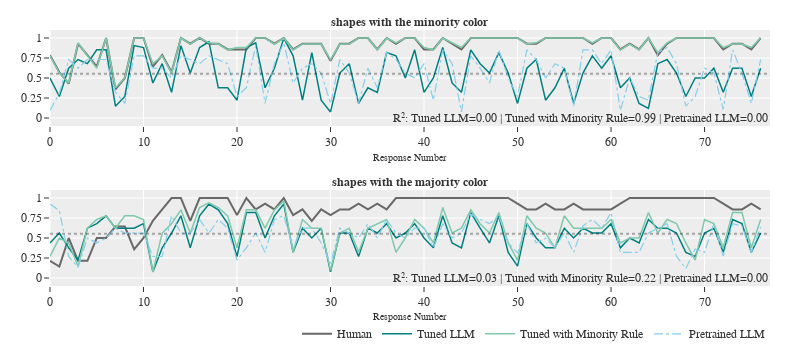

Source (notebook cell):
### Code cell
pretty_name_E4 = {
                # 'Tuned112-7B': 'Tuned on 112 Rules', 
                  'Tuned112-7B': 'Tuned LLM', 
                    'Tuned92-7B': 'Tuned LLM', 
                    'Tuned92-7B-Special': 'Tuned with Minority Rule', 
                    'Pretrained-7B': 'Pretrained LLM'}

fig = plot_trajectory_graphs(concepts=[
                            ['hg201', 'hg200'],
                            # primitives_or,
                            # SUBSETS['tuned92-heldout']
                            # SUBSETS['fol']
                            # ['hg96', 'hg63']
                            # ['hg45', 'hg68']
                            # ['hg03', 'hg04', 'hg18', 'hg19', 'hg20', 'hg24', 'hg09']
                            # ['hg84', 'hg89', 'hg08', 'hg103', 'hg75']
                            # make_rule_threes(data_files['Pretrained-7B'], 
                            #     search_within_concepts=SUBSETS['tuned112']
                            # )
                            # find_biggest_diff(data_files['PTG16'], data_files['Tuned112-7B'], 
                            #     search_within_concepts=SUBSETS['boolean'])
                            # find_biggest_diff(data_files['Pretrained-7B'], data_files['Tuned112-7B'], 
                            #     metric = lambda x: x['macc'],
                                # search_within_concepts=SUBSETS['fol']
                                # )
                            # find_biggest_diff(data_files['Pretrained-7B'], data_files['Tuned112-7B'], 
                            #     search_within_concepts=SUBSETS['fol'])
                            ][0],
                        sources={k: data_files[k] for k in 
                            ['Tuned92-7B', 'Tuned92-7B-Special', 'Pretrained-7B']
                        },
                        num_cols=1,
                        width_per_col=300,
                        color_dash_dict=color_and_dash,
                        pretty_name_dict=pretty_name_E4,
                        # pretty_name_dict=pretty_name,
                        height_per_row=180,
                        readable_names=True,
                        end_early=1000)

fig.add_annotation(text='Response Number', xref='x domain', yref='paper', x=0.5, y=0.5, showarrow=False, font_size=10, font_family='times new roman')
fig.add_annotation(text='Accuracy', xref='x domain', yref='paper', x=-0.12, y=0.9, showarrow=False, font_size=10, font_family='times new roman', textangle=-90)
fig.add_annotation(text='Response Number', xref='x domain', yref='paper', x=0.5, y=-0.15, showarrow=False, font_size=10, font_family='times new roman')
fig.add_annotation(text='Accuracy', xref='x domain', yref='paper', x=-0.12, y=0.1, showarrow=False, font_size=10, font_family='times new roman', textangle=-90)
fig.update_layout(legend=dict(orientation="h", itemwidth=30, yanchor="top", y=-0.13,
        xanchor="right",
        x=1, font={'family': 'times_new_roman'}))

fig.update_traces({'line': {'width': 0.8, 'dash': 'dashdot'}}, selector=lambda x: x['legendgroup'] == 'PTG16')
fig.update_traces({'line': {'width': 1.2}}, selector=lambda x: x['legendgroup'] == 'Pretrained-7B')
fig.update_layout(width=800, showlegend=True)
fig.show()
fig.write_image('./analysis/fig/e4_tuned_minorityrule.pdf')

### Figure 1 — Plotly figure (JSON) as saved in the notebook; plotly's stock layout.template omitted (floating-point values rounded to 4 significant figures)
{"data": [{"legendgroup": "1", "line": {"color": "rgb(105,105,105)"}, "name": "Human", "showlegend": true, "type": "scatter", "x": [0, 1, 2, 3, 4, 5, 6, 7, 8, 9, 10, 11, 12, 13, 14, 15, 16, 17, 18, 19, 20, 21, 22, 23, 24, 25, 26, 27, 28, 29, 30, 31, 32, 33, 34, 35, 36, 37, 38, 39, 40, 41, 42, 43, 44, 45, 46, 47, 48, 49, 50, 51, 52, 53, 54, 55, 56, 57, 58, 59, 60, 61, 62, 63, 64, 65, 66, 67, 68, 69, 70, 71, 72, 73, 74, 75, 76], "xaxis": "x", "y": [0.7857, 0.5714, 0.4286, 0.9286, 0.7857, 0.6429, 1, 0.3571, 0.5, 1, 1, 0.6429, 0.7857, 0.5714, 1, 0.9286, 1, 0.9286, 0.9286, 0.8571, 0.8571, 0.8571, 1, 1, 0.9286, 1, 0.8571, 0.9286, 0.9286, 0.9286, 0.7143, 0.9286, 0.9286, 1, 1, 0.8571, 1, 0.9286, 1, 1, 0.8571, 0.8571, 1, 0.9286, 0.8571, 1, 1, 1, 1, 1, 1, 0.9286, 0.9286, 1, 1, 1, 1, 1, 0.9286, 1, 1, 0.8571, 0.9286, 0.8571, 1, 0.7857, 0.9286, 1, 1, 1, 1, 1, 0.8571, 0.9286, 0.9286, 0.8571, 1], "yaxis": "y"}, {"legendgroup": "Tuned92-7B", "line": {"color": "teal", "dash": "solid", "width": 1.5}, "name": "Tuned LLM", "showlegend": true, "type": "scatter", "x": [0, 1, 2, 3, 4, 5, 6, 7, 8, 9, 10, 11, 12, 13, 14, 15, 16, 17, 18, 19, 20, 21, 22, 23, 24, 25, 26, 27, 28, 29, 30, 31, 32, 33, 34, 35, 36, 37, 38, 39, 40, 41, 42, 43, 44, 45, 46, 47, 48, 49, 50, 51, 52, 53, 54, 55, 56, 57, 58, 59, 60, 61, 62, 63, 64, 65, 66, 67, 68, 69, 70, 71, 72, 73, 74, 75, 76], "xaxis": "x", "y": [0.5, 0.2689, 0.6225, 0.7311, 0.6792, 0.852, 0.852, 0.148, 0.2689, 0.9047, 0.8808, 0.4378, 0.6792, 0.3208, 0.9047, 0.5622, 0.8808, 0.9526, 0.3775, 0.3775, 0.2227, 0.8808, 0.9399, 0.3775, 0.6225, 0.9981, 0.7773, 0.2227, 0.8176, 0.2227, 0.07586, 0.5622, 0.6792, 0.1824, 0.3775, 0.3208, 0.8176, 0.7773, 0.5, 0.852, 0.3208, 0.5, 0.8808, 0.4378, 0.3208, 0.852, 0.6792, 0.5622, 0.8176, 0.5622, 0.1824, 0.6225, 0.7311, 0.2227, 0.3775, 0.6225, 0.1824, 0.5622, 0.7773, 0.6225, 0.7773, 0.3775, 0.5, 0.1824, 0.1192, 0.6792, 0.7311, 0.5622, 0.2689, 0.5, 0.5, 0.6225, 0.3208, 0.6225, 0.6225, 0.2689, 0.6225], "yaxis": "y"}, {"legendgroup": "Tuned92-7B-Special", "line": {"color": "rgb(127, 201, 170)", "dash": "solid", "width": 1.5}, "name": "Tuned with Minority Rule", "showlegend": true, "type": "scatter", "x": [0, 1, 2, 3, 4, 5, 6, 7, 8, 9, 10, 11, 12, 13, 14, 15, 16, 17, 18, 19, 20, 21, 22, 23, 24, 25, 26, 27, 28, 29, 30, 31, 32, 33, 34, 35, 36, 37, 38, 39, 40, 41, 42, 43, 44, 45, 46, 47, 48, 49, 50, 51, 52, 53, 54, 55, 56, 57, 58, 59, 60, 61, 62, 63, 64, 65, 66, 67, 68, 69, 70, 71, 72, 73, 74, 75, 76], "xaxis": "x", "y": [0.7773, 0.5622, 0.4378, 0.9399, 0.7773, 0.6225, 0.9999, 0.3775, 0.5, 1.0, 1.0, 0.6792, 0.7773, 0.5622, 1.0, 0.9241, 1.0, 0.9399, 0.9241, 0.852, 0.8808, 0.8808, 1.0, 0.9999, 0.9241, 1.0, 0.852, 0.9241, 0.9241, 0.9241, 0.7311, 0.9241, 0.9241, 0.9999, 0.9998, 0.852, 1.0, 0.9399, 1.0, 1.0, 0.8808, 0.852, 1.0, 0.9399, 0.8808, 1.0, 0.9999, 0.9999, 1.0, 0.9999, 0.9998, 0.9241, 0.9399, 0.9999, 1.0, 1.0, 0.9999, 1.0, 0.9399, 1.0, 1.0, 0.852, 0.9241, 0.852, 0.9998, 0.8176, 0.9399, 0.9999, 0.9998, 0.9998, 1.0, 1.0, 0.8808, 0.9241, 0.9241, 0.8808, 1.0], "yaxis": "y"}, {"legendgroup": "Pretrained-7B", "line": {"color": "skyblue", "dash": "dashdot", "width": 1.2}, "name": "Pretrained LLM", "showlegend": true, "type": "scatter", "x": [0, 1, 2, 3, 4, 5, 6, 7, 8, 9, 10, 11, 12, 13, 14, 15, 16, 17, 18, 19, 20, 21, 22, 23, 24, 25, 26, 27, 28, 29, 30, 31, 32, 33, 34, 35, 36, 37, 38, 39, 40, 41, 42, 43, 44, 45, 46, 47, 48, 49, 50, 51, 52, 53, 54, 55, 56, 57, 58, 59, 60, 61, 62, 63, 64, 65, 66, 67, 68, 69, 70, 71, 72, 73, 74, 75, 76], "xaxis": "x", "y": [0.09535, 0.3074, 0.7311, 0.6225, 0.7311, 0.7311, 0.7311, 0.3208, 0.1824, 0.7773, 0.7773, 0.6225, 0.6225, 0.5, 0.7773, 0.7311, 0.6792, 0.7773, 0.7311, 0.6792, 0.2689, 0.3775, 0.9047, 0.1824, 0.6792, 0.9399, 0.4378, 0.6225, 0.6792, 0.5622, 0.1824, 0.7311, 0.5622, 0.1824, 0.6225, 0.3775, 0.8176, 0.7311, 0.5622, 0.5, 0.6792, 0.2227, 0.852, 0.6792, 0.07586, 0.7773, 0.6225, 0.4378, 0.852, 0.5, 0.2689, 0.852, 0.7311, 0.5, 0.6792, 0.6225, 0.148, 0.852, 0.852, 0.6792, 0.852, 0.09535, 0.5, 0.2689, 0.2227, 0.8176, 0.8808, 0.6792, 0.148, 0.2689, 0.6225, 0.5622, 0.1067, 0.852, 0.5622, 0.1824, 0.7311], "yaxis": "y"}, {"legendgroup": "1", "line": {"color": "rgb(105,105,105)"}, "name": "Human", "showlegend": false, "type": "scatter", "x": [0, 1, 2, 3, 4, 5, 6, 7, 8, 9, 10, 11, 12, 13, 14, 15, 16, 17, 18, 19, 20, 21, 22, 23, 24, 25, 26, 27, 28, 29, 30, 31, 32, 33, 34, 35, 36, 37, 38, 39, 40, 41, 42, 43, 44, 45, 46, 47, 48, 49, 50, 51, 52, 53, 54, 55, 56, 57, 58, 59, 60, 61, 62, 63, 64, 65, 66, 67, 68, 69, 70, 71, 72, 73, 74, 75, 76], "xaxis": "x2", "y": [0.2143, 0.1429, 0.5, 0.2143, 0.2143, 0.5, 0.5, 0.6429, 0.6429, 0.3571, 0.5, 0.7143, 0.8571, 1, 1, 0.7143, 1, 1, 1, 1, 0.7857, 1, 0.8571, 0.9286, 0.8571, 1, 0.7857, 0.8571, 0.7143, 0.8571, 0.7857, 0.8571, 0.8571, 0.9286, 0.8571, 0.9286, 0.8571, 1, 1, 1, 1, 1, 1, 1, 1, 1, 1, 1, 1, 1, 0.9286, 0.8571, 0.8571, 0.9286, 0.8571, 0.8571, 0.9286, 0.8571, 0.8571, 0.8571, 0.8571, 0.9286, 1, 1, 1, 1, 1, 1, 1, 1, 1, 1, 0.9286, 0.8571, 0.8571, 0.9286, 0.8571], "yaxis": "y2"}, {"legendgroup": "Tuned92-7B", "line": {"color": "teal", "dash": "solid", "width": 1.5}, "name": "Tuned LLM", "showlegend": false, "type": "scatter", "x": [0, 1, 2, 3, 4, 5, 6, 7, 8, 9, 10, 11, 12, 13, 14, 15, 16, 17, 18, 19, 20, 21, 22, 23, 24, 25, 26, 27, 28, 29, 30, 31, 32, 33, 34, 35, 36, 37, 38, 39, 40, 41, 42, 43, 44, 45, 46, 47, 48, 49, 50, 51, 52, 53, 54, 55, 56, 57, 58, 59, 60, 61, 62, 63, 64, 65, 66, 67, 68, 69, 70, 71, 72, 73, 74, 75, 76], "xaxis": "x2", "y": [0.4378, 0.5622, 0.3775, 0.2227, 0.6225, 0.6792, 0.7773, 0.6225, 0.6225, 0.6225, 0.6792, 0.07586, 0.3775, 0.5622, 0.7773, 0.3775, 0.7773, 0.9241, 0.852, 0.6792, 0.2689, 0.8176, 0.8176, 0.5, 0.7773, 0.9241, 0.3208, 0.6225, 0.5, 0.6225, 0.07586, 0.5622, 0.5622, 0.2689, 0.6225, 0.5622, 0.6792, 0.5, 0.5622, 0.6792, 0.5, 0.3775, 0.7773, 0.4378, 0.3775, 0.8176, 0.6225, 0.4378, 0.7773, 0.3208, 0.148, 0.6792, 0.5, 0.3775, 0.3775, 0.6225, 0.5, 0.6225, 0.5622, 0.5622, 0.6792, 0.3775, 0.5, 0.4378, 0.7311, 0.6225, 0.6225, 0.5622, 0.3208, 0.2689, 0.5622, 0.6225, 0.3208, 0.7311, 0.6792, 0.3208, 0.5622], "yaxis": "y2"}, {"legendgroup": "Tuned92-7B-Special", "line": {"color": "rgb(127, 201, 170)", "dash": "solid", "width": 1.5}, "name": "Tuned with Minority Rule", "showlegend": false, "type": "scatter", "x": [0, 1, 2, 3, 4, 5, 6, 7, 8, 9, 10, 11, 12, 13, 14, 15, 16, 17, 18, 19, 20, 21, 22, 23, 24, 25, 26, 27, 28, 29, 30, 31, 32, 33, 34, 35, 36, 37, 38, 39, 40, 41, 42, 43, 44, 45, 46, 47, 48, 49, 50, 51, 52, 53, 54, 55, 56, 57, 58, 59, 60, 61, 62, 63, 64, 65, 66, 67, 68, 69, 70, 71, 72, 73, 74, 75, 76], "xaxis": "x2", "y": [0.2689, 0.5, 0.4378, 0.148, 0.6225, 0.7311, 0.7773, 0.6225, 0.7773, 0.7773, 0.7311, 0.07586, 0.5622, 0.6792, 0.852, 0.5622, 0.8808, 0.9399, 0.8808, 0.7773, 0.3775, 0.852, 0.852, 0.6225, 0.852, 0.9627, 0.3208, 0.7311, 0.6225, 0.6225, 0.09535, 0.5622, 0.6225, 0.3208, 0.6225, 0.6792, 0.7311, 0.3208, 0.5, 0.7311, 0.6225, 0.4378, 0.8808, 0.5622, 0.6225, 0.852, 0.6792, 0.5622, 0.8176, 0.4378, 0.2227, 0.7773, 0.6225, 0.5622, 0.3775, 0.7773, 0.6225, 0.6225, 0.6225, 0.6225, 0.7311, 0.4378, 0.5, 0.5, 0.8176, 0.5622, 0.7311, 0.6792, 0.4378, 0.2227, 0.7311, 0.6792, 0.3775, 0.8176, 0.8176, 0.3775, 0.7311], "yaxis": "y2"}, {"legendgroup": "Pretrained-7B", "line": {"color": "skyblue", "dash": "dashdot", "width": 1.2}, "name": "Pretrained LLM", "showlegend": false, "type": "scatter", "x": [0, 1, 2, 3, 4, 5, 6, 7, 8, 9, 10, 11, 12, 13, 14, 15, 16, 17, 18, 19, 20, 21, 22, 23, 24, 25, 26, 27, 28, 29, 30, 31, 32, 33, 34, 35, 36, 37, 38, 39, 40, 41, 42, 43, 44, 45, 46, 47, 48, 49, 50, 51, 52, 53, 54, 55, 56, 57, 58, 59, 60, 61, 62, 63, 64, 65, 66, 67, 68, 69, 70, 71, 72, 73, 74, 75, 76], "xaxis": "x2", "y": [0.9241, 0.8439, 0.2689, 0.133, 0.5, 0.4378, 0.5, 0.6225, 0.5622, 0.5622, 0.5622, 0.2689, 0.2689, 0.7773, 0.5622, 0.5622, 0.7311, 0.5622, 0.7311, 0.6225, 0.2227, 0.3775, 0.5622, 0.3208, 0.7311, 0.7773, 0.3775, 0.6225, 0.6225, 0.4378, 0.1824, 0.6225, 0.5622, 0.5, 0.6792, 0.5, 0.7311, 0.5622, 0.5, 0.6225, 0.6225, 0.3775, 0.6792, 0.5, 0.5622, 0.7982, 0.7311, 0.6792, 0.7773, 0.4378, 0.3141, 0.6792, 0.4378, 0.5, 0.3775, 0.5622, 0.3208, 0.6514, 0.7311, 0.6225, 0.8176, 0.3208, 0.3208, 0.3208, 0.5622, 0.6225, 0.6792, 0.2689, 0.1192, 0.363, 0.3208, 0.6792, 0.2751, 0.6792, 0.6514, 0.3208, 0.637], "yaxis": "y2"}], "layout": {"annotations": [{"font": {"family": "times new roman", "size": 12}, "showarrow": false, "text": "<b>shapes with the minority color</b>", "x": 0.5, "xanchor": "center", "xref": "paper", "y": 1, "yanchor": "bottom", "yref": "paper"}, {"font": {"family": "times new roman", "size": 12}, "showarrow": false, "text": "<b>shapes with the majority color</b>", "x": 0.5, "xanchor": "center", "xref": "paper", "y": 0.375, "yanchor": "bottom", "yref": "paper"}, {"font": {"family": "times new roman", "size": 12}, "showarrow": false, "text": "R²: Tuned LLM=0.00 | Tuned with Minority Rule=0.99 | Pretrained LLM=0.00", "x": 77, "xanchor": "right", "xref": "x", "y": 0, "yref": "y"}, {"font": {"family": "times new roman", "size": 12}, "showarrow": false, "text": "Accuracy", "x": 38.5, "xanchor": "right", "xref": "x", "y": -1, "yref": "y"}, {"font": {"family": "times new roman", "size": 12}, "showarrow": false, "text": "R²: Tuned LLM=0.03 | Tuned with Minority Rule=0.22 | Pretrained LLM=0.00", "x": 77, "xanchor": "right", "xref": "x2", "y": 0, "yref": "y2"}, {"font": {"family": "times new roman", "size": 12}, "showarrow": false, "text": "Accuracy", "x": 38.5, "xanchor": "right", "xref": "x2", "y": -1, "yref": "y2"}, {"font": {"family": "times new roman", "size": 10}, "showarrow": false, "text": "Response Number", "x": 0.5, "xref": "x domain", "y": 0.5, "yref": "paper"}, {"font": {"family": "times new roman", "size": 10}, "showarrow": false, "text": "Accuracy", "textangle": -90, "x": -0.12, "xref": "x domain", "y": 0.9, "yref": "paper"}, {"font": {"family": "times new roman", "size": 10}, "showarrow": false, "text": "Response Number", "x": 0.5, "xref": "x domain", "y": -0.15, "yref": "paper"}, {"font": {"family": "times new roman", "size": 10}, "showarrow": false, "text": "Accuracy", "textangle": -90, "x": -0.12, "xref": "x domain", "y": 0.1, "yref": "paper"}], "height": 360, "legend": {"font": {"family": "times_new_roman"}, "itemwidth": 30, "orientation": "h", "x": 1, "xanchor": "right", "y": -0.13, "yanchor": "top"}, "margin": {"b": 50, "l": 50, "r": 30, "t": 30}, "shapes": [{"line": {"color": "black", "dash": "dot", "width": 2}, "type": "line", "x0": 0, "x1": 1, "xref": "x domain", "y0": 0.5527, "y1": 0.5527, "yref": "y"}, {"line": {"color": "black", "dash": "dot", "width": 2}, "type": "line", "x0": 0, "x1": 1, "xref": "x2 domain", "y0": 0.5527, "y1": 0.5527, "yref": "y2"}], "showlegend": true, "width": 800, "xaxis": {"anchor": "y", "domain": [0, 1], "tickfont": {"family": "times new roman"}}, "xaxis2": {"anchor": "y2", "domain": [0, 1], "tickfont": {"family": "times new roman"}}, "yaxis": {"anchor": "x", "domain": [0.625, 1], "dtick": 0.25, "range": [-0.1, 1.1], "showticklabels": true, "tickfont": {"family": "times new roman"}}, "yaxis2": {"anchor": "x2", "domain": [0, 0.375], "dtick": 0.25, "range": [-0.1, 1.1], "showticklabels": true, "tickfont": {"family": "times new roman"}}}}
